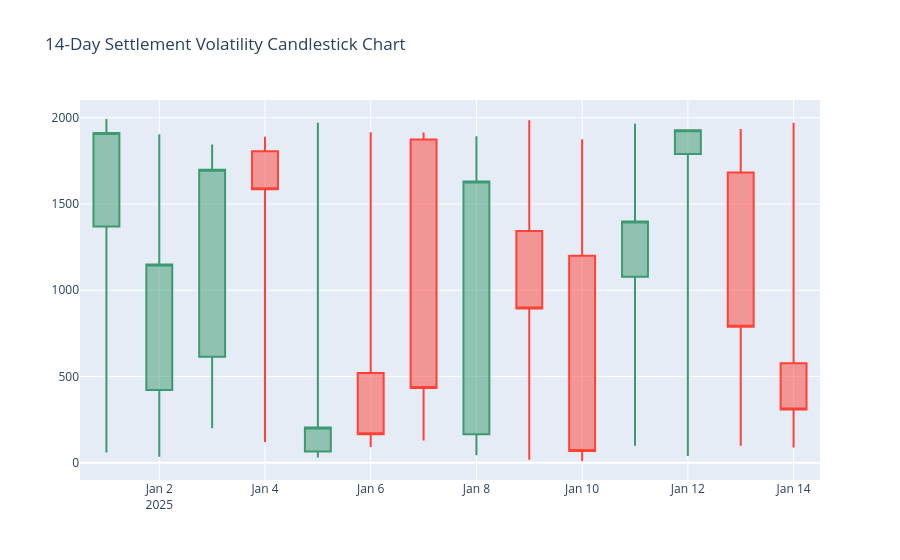

Notebook source saved alongside this figure:
### Markdown cell above
### 🔹 🔹 Financial Candlesticks: `go.Candlestick()`
Demonstrates how to use `🔹 Financial Candlesticks: `go.Candlestick()`` in Python. It provides a robust, standardized way to process, clean, and analyze datasets reliably and efficiently. **Tip:** Test operations on a small sample of your dataset first (`df.head()` or `[:5]`) before running across all rows.

**Syntax:** `daily_ohlc = df.set_index('transaction_date').resample('D')['transaction_amount'].agg(['first', 'max', 'min', 'last']).dropna().head(14)`

### Code cell
daily_ohlc = df.set_index('transaction_date').resample('D')['transaction_amount'].agg(['first', 'max', 'min', 'last']).dropna().head(14)

fig = go.Figure(data=[go.Candlestick(
    x=daily_ohlc.index,
    open=daily_ohlc['first'],
    high=daily_ohlc['max'],
    low=daily_ohlc['min'],
    close=daily_ohlc['last']
)])

fig.update_layout(title='14-Day Settlement Volatility Candlestick Chart', xaxis_rangeslider_visible=False)
fig.show()

### Figure 1 — Plotly figure (JSON) as saved in the notebook; plotly's stock layout.template omitted (floating-point values rounded to 4 significant figures)
{"data": [{"close": [1912.0, 1150.0, 1698.0, 1586.0, 204.2, 165.0, 432.6, 1631.0, 894.8, 68.19, 1398.0, 1927.0, 788.3, 308.1], "high": [1993.0, 1904.0, 1844.0, 1890.0, 1971.0, 1916.0, 1914.0, 1893.0, 1986.0, 1875.0, 1965.0, 1927.0, 1935.0, 1970.0], "low": [59.71, 34.82, 199.7, 119.8, 29.79, 91.9, 128.8, 42.8, 17.23, 10.08, 98.61, 39.11, 98.42, 88.25], "open": [1370.0, 422.0, 614.5, 1805.0, 65.19, 521.0, 1874.0, 165.6, 1344.0, 1200.0, 1078.0, 1790.0, 1683.0, 576.8], "type": "candlestick", "x": ["2025-01-01T00:00:00", "2025-01-02T00:00:00", "2025-01-03T00:00:00", "2025-01-04T00:00:00", "2025-01-05T00:00:00", "2025-01-06T00:00:00", "2025-01-07T00:00:00", "2025-01-08T00:00:00", "2025-01-09T00:00:00", "2025-01-10T00:00:00", "2025-01-11T00:00:00", "2025-01-12T00:00:00", "2025-01-13T00:00:00", "2025-01-14T00:00:00"]}], "layout": {"title": {"text": "14-Day Settlement Volatility Candlestick Chart"}, "xaxis": {"rangeslider": {"visible": false}}}}
